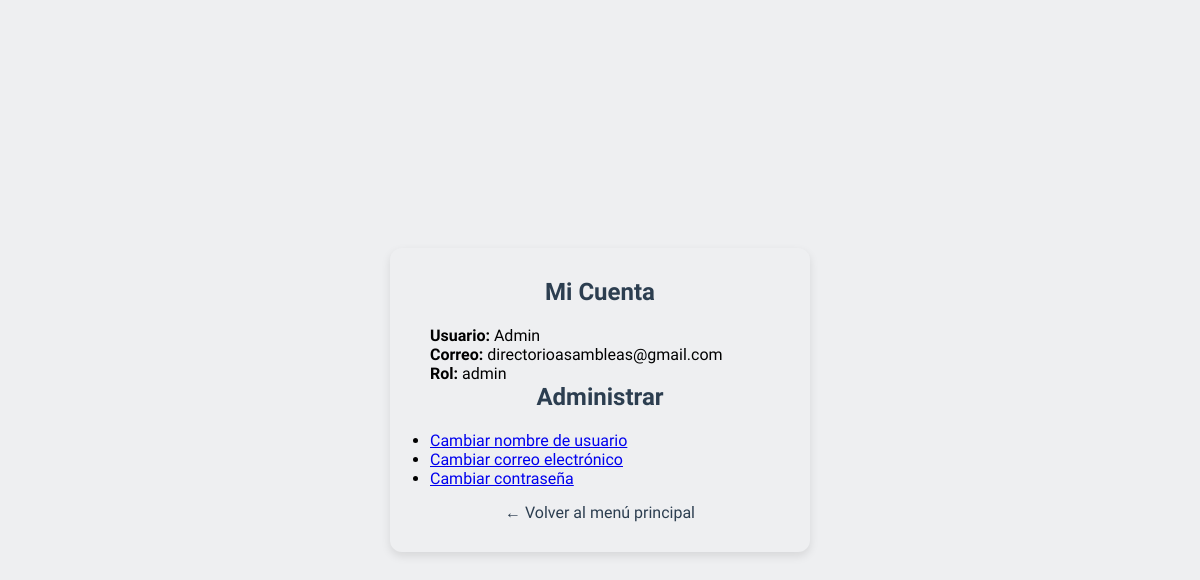
/Cuenta/index.php (signed in), run on the app's committed database.
### tables this page shows
CREATE TABLE `usuarios` (
  `id` int(11) NOT NULL,
  `username` varchar(100) NOT NULL,
  `email` varchar(100) NOT NULL,
  `password` varchar(255) NOT NULL,
  `rol` enum('usuario','admin') NOT NULL DEFAULT 'usuario',
  `reset_token` varchar(10) DEFAULT NULL,
  `token_expira` int(11) DEFAULT NULL
);

### Cuenta/index.php (the view, shortened to what this page needs)
<?php
require_once "conexion.php";
$usuario = $_SESSION["username"];
$stmt = $conn->prepare("SELECT username, email, rol FROM usuarios WHERE username = ?");
$stmt->bind_param("s", $usuario);
$stmt->execute();
$result = $stmt->get_result();
$datos = $result->fetch_assoc();
?>
<!DOCTYPE html>
<html lang="es">
<head>
  <link rel="stylesheet" href="cuenta.css">
</head>
<body>
  <div class="cuenta-container">
    <h1>Mi Cuenta</h1>
    <p><strong>Usuario:</strong> <?= htmlspecialchars($datos["username"]) ?></p>
    <p><strong>Correo:</strong> <?= htmlspecialchars($datos["email"]) ?></p>
    <p><strong>Rol:</strong> <?= htmlspecialchars($datos["rol"]) ?></p>
    <h2>Administrar</h2>
    <ul>
      <li><a href="cambiar_nombre.php">Cambiar nombre de usuario</a></li>
      <li><a href="cambiar_correo.php">Cambiar correo electrónico</a></li>
      <li><a href="contraseña.php">Cambiar contraseña</a></li>
    </ul>
    <a href="https://cyberjohn.infinityfreeapp.com/Menu/index.php" class="volver">← Volver al menú principal</a>
  </div>
</body>
</html>

### Cuenta/cuenta.css (style rules this page uses)
* { margin: 0; padding: 0; box-sizing: border-box; }
body { font-family: 'Sansation', sans-serif; min-height: 100vh; background-color: #EEEFF1; display: flex; justify-content: center; align-items: center; position: relative; padding: 20px; }
body::after { content: ""; position: fixed; top: 0; left: 0; width: 100%; height: 100%; background-image: url('Fonfo_Mapa.jpg'); background-size: cover; background-position: center; opacity: 0.6; z-index: -1; }
.cuenta-container { background: #EEEFF1; padding: 30px 40px; border-radius: 12px; box-shadow: 0 4px 10px rgba(0, 0, 0, 0.1); width: 100%; max-width: 420px; }
h1, h2, h3 { font-size: 24px; margin-bottom: 20px; color: #2c3e50; text-align: center; }
.volver { display: block; text-align: center; margin-top: 15px; color: #2c3e50; text-decoration: none; }

### data on the page
usuarios: username "Admin", email "directorioasambleas@gmail.com", rol "admin"
